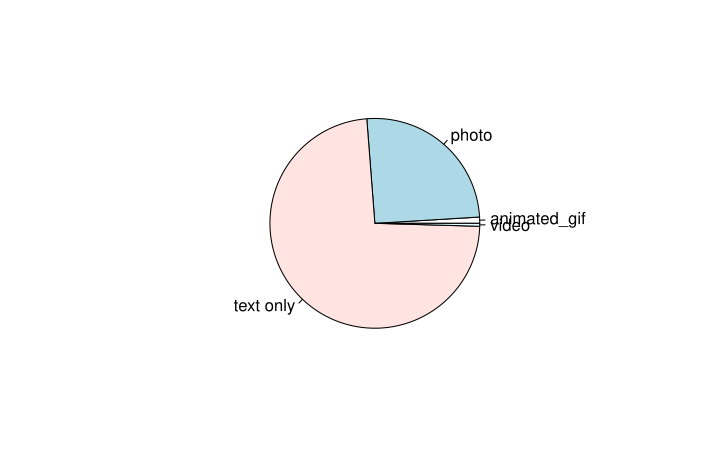

Write R code to recreate this figure.
###############################################################
#
# Author: DeAndre Thomas
# Purpose: Week 5 Lab:: Working with Twitter Data
# Uses: ClimateTweets_UseForLecture_25k.csv
#
###############################################################

tweets<- read.csv("C:\\Users\\deand\\OneDrive\\Documents\\SyrU ADS\\IST719\\Lab 5\\climatetweets_useforlecture_25k.csv"
                  , header = TRUE
                  , quote = "\""
                  , stringsAsFactors = FALSE)

View(tweets)

my.media<- tweets$media
table(my.media)
my.media[my.media == ""] <- "text only"

my.media<- gsub("\\|photo", "", my.media)

pie(100 * round(table(my.media)/sum(table(my.media)), 4))


tweets$created_at[1:3]
#"Wed Jul 06 03:35:37 +0000 2016"; convert from string to date
conversion.string<-"%a %b %d %H:%M:%S +0000 %Y"

tmp<- strptime(tweets$created_at[1:3], conversion.string)
  #takes all parts of string version of time and converts to dates
class(tmp)

any(is.na(tmp)) #no na's in vector

rm(tmp) #remove from environment
tweets$date<- strptime(tweets$created_at, conversion.string)

tmp<- "10AM and 27 minutes, on June 22, 1999"
str

strptime(tmp, "%H%p and %M minutes, on %B %d, %Y")

min(tweets$date)
max(tweets$date)
range(tweets$date)
summary(tweets$date)

difftime(min(tweets$date), max(tweets$date))
difftime(min(tweets$date), max(tweets$date), units = "min")
difftime(min(tweets$date), max(tweets$date), units = "weeks")


install.packages("lubridate")
library(lubridate)

wday(tweets$date[1:3], label = TRUE, abbr = TRUE)


barplot(table(wday(tweets$date[1:3], label = TRUE, abbr = TRUE)))
barplot(table(wday(tweets$date, label = TRUE, abbr = TRUE)))

tmp<- tweets$user_utc_offset

tweets$date[7:10] + tmp[7:10]

known.times<- tweets$date + tweets$user_utc_offset #many na values

index<- which(is.na(known.times)) #index of all Na values
known.times<- known.times[-index] #only contains reasonable values

barplot(table(hour(known.times)))


start.date<- as.POSIXct("2016-06-24 23:59:59")
end.date<- as.POSIXct("2016-06-26 00:00:00")

index<- which((tweets$date> start.date) & (tweets$date < end.date))

tweets.25th<- tweets$date[index]

format.Date(tweets.25th, "%Y%m%d%H%M")
tmp.date<- as.POSIXct(strptime(format.Date(tweets.25th, "%Y%m%d%H%M")
                               , "%Y%m%d%H%M")) 

plot(table(tmp.date))

length(table(tmp.date))
24*60


tmp.tab<- table(tmp.date)

plot(as.POSIXct(names(tmp.tab)), as.numeric(tmp.tab), type = "h")
class(names(tmp.tab))

x<- seq.POSIXt(from = start.date + 1, to = end.date - 1, by = "min")
length(x)
y<- rep(0, length(x))
y[match(names(tmp.tab), as.character(x))]<- as.numeric(tmp.tab)

plot(x,y, type = "p", pch = 16, cex = .4)
plot(x,y, type = "p", pch = ".", cex = .4)
plot(x,y, type ="l")

##################################################################### 
# hashtag word cloud
##################################################################### 

tweets$text[5:10] #funny text b/c during conversion, some characters dont appear in R well

library(stringr)
tags<- str_extract_all(tweets$text, "\\S+", simplify = FALSE)

tags<- tags[lengths(tags) > 0]
tags<- unlist(tags)

tags<- tolower(tags)
tags<- gsub("#|[[:punct:]]", "", tags)

tag.tab<- sort(table(tags), decreasing = TRUE)
tag.tab[1:10]

zap<- which(tag.tab < 3)
tag.tab<- tag.tab[-zap]

boxplot(as.numeric(tag.tab))
plot(as.numeric(tag.tab))

df<- data.frame(words = names(tag.tab), count = as.numeric(tag.tab)
                , stringsAsFactors = FALSE)

par(mfrow = c(3,3))
plot(df$count, main = "raw")
y<- df$count/max(df$count)
plot(y, main = "0 - 1")
plot(df$count^2, main = "^2")
plot(df$count^(1/2), , main = "^(1/2)")
plot(df$count^(1/5), , main = "^(1/5)")
plot(log10(df$count), main = "log10")
plot(log(df$count), main = "log")

######################################################################
# hashtag wordcloud
######################################################################

install.packages("ColorBrewer")
library(wordcloud)

myPal<-colorRampPalette(c("gold", "red", "orange"))

gc()

df
wordcloud(df$words, df$count, scale = c(5, .5), min.freq = 1
          , max.words = Inf, random.order = FALSE
          , random.color = FALSE, ordered.colors = TRUE)

index<- which(df$count > 10)
wordcloud(df$words[index], df$count[index], scale = c(5, .5)
          , min.freq = 1
          , max.words = 1, random.order = FALSE
          , random.color = FALSE, ordered.colors = TRUE
          , rot.per = 0, colors = myPal(length(df$words[index])))


par(mar=c(0,0,0,0), bg = "black")
mycounts<- (df$count[index])^(1/2)


########################################################################

sales<- read.csv("C:\\Users\\deand\\OneDrive\\Documents\\SyrU ADS\\IST719\\Lab 3\\sales.csv"
                 , header = TRUE
                 , stringsAsFactors = FALSE)

install.packages("alluvial")
library(alluvial)
dat<- as.data.frame(Titanic, stringsAsFactors = FALSE)
alluvial(dat[,1:4], freq = dat$Freq)

alluv.df<- aggregate(sales$units.sold
                     , list(sales$rep.region, sales$type)
                     , sum)

colnames(alluv.df)<- c("reg", "type", "units.sold")

alluvial(alluv.df[,1:2], freq = alluv.df$units.sold)
my.cols<- rep("gold", nrow(alluv.df))
my.cols[alluv.df$type == "red"]<- "red"

alluvial(alluv.df[ , 1:2], freq = alluv.df$units.sold, col = my.cols)

alluvial(alluv.df[ , 1:2], freq = alluv.df$units.sold
         , col = ifelse(alluv.df$type == "red", "red", "gold"))

options(stringsAsFactors = FALSE)

alluv.df<- aggregate(sales$units.sold
                     , list(sales$rep.region
                            , sales$type
                            ,sales$wine)
                     , sum)

colnames(alluv.df)<- c("reg", "type", "wine", "units.sold")

alluvial(alluv.df[, 1:3], freq = alluv.df$units.sold
         , col = ifelse(alluv.df$type == "red", "red", "gray"))

library(RColorBrewer)
install.packages("treemap")
library(treemap)

colnames(sales)

treemap(sales, index = c("rep.region")
        , vSize = "income"
        , fontsize.labels = 18
        , palette = "Greens")

treemap(sales, index = c("rep.region")
        , vSize = "income"
        , vColor = "units.sold"
        , type = "dens"
        , fontsize.labels = 18
        , palette = "Greens")

treemap(sales, index = c("rep.region", "sales.rep", "type")
        , vSize = "income"
        , vColor = "units.sold"
        , type = "index"
        , fontsize.labels = 18
        , palette = brewer.pal(8, "Set1"))

#########################################################

install.packages("riverplot")
library(riverplot)

river<- riverplot.example()
par(mfrow = c(2,1), mar = c(1,1,1,1))
plot(river, srt = 90, lty = 1)
class(river)

x<- river
x$edges #connections between nodes in the plot
x$nodes

x$edges$Value[2]<- 45
x$edges$Value[1]<- 15
x$nodes$x[5]<- 5
plot(x)


df<- aggregate(sales$income
               , list(type = sales$type, wine = sales$wine)
               , sum)

df<- df[order(df$type, df$x), ]

node.name<- c("wine", unique(df$type), df$wine)
node.position<- c(1, 2,2, 3,3,3,3,3,3)
node.color<- rep("gray", length(node.name))
node.color<- c("deepskyblue", "red", "yellow"
               , "brown4", "firebrick3", "deeppink4"
               , "khaki1", "lightgoldenrod1", "gold", "goldenrod1")

node<- data.frame(ID = node.name
                  , x = node.position
                  , col = node.color
                  , stringsAsFactors = FALSE)

parent.nodes<- c("wine", "wine", df$type)
child.nodes<- c("red", "white", df$wine)

value<- c(sum(df$x[df$type == "red"]), sum(df$x[df$type == "white"]), df$x)
edges<- data.frame(N1 = parent.nodes, N2 = child.nodes, Value = value)
r<- makeRiver(node, edges)
par(mar=c(0,0,0,0))
plot(r)

#########################################################
# R Plots and Word
#########################################################

dat<- tapply(sales$units.sold, list(sales$type, sales$rep.region), sum)

barplot(dat, beside = TRUE, col = c("brown","gold")
        , main = "Units Sold by Region by Type")
